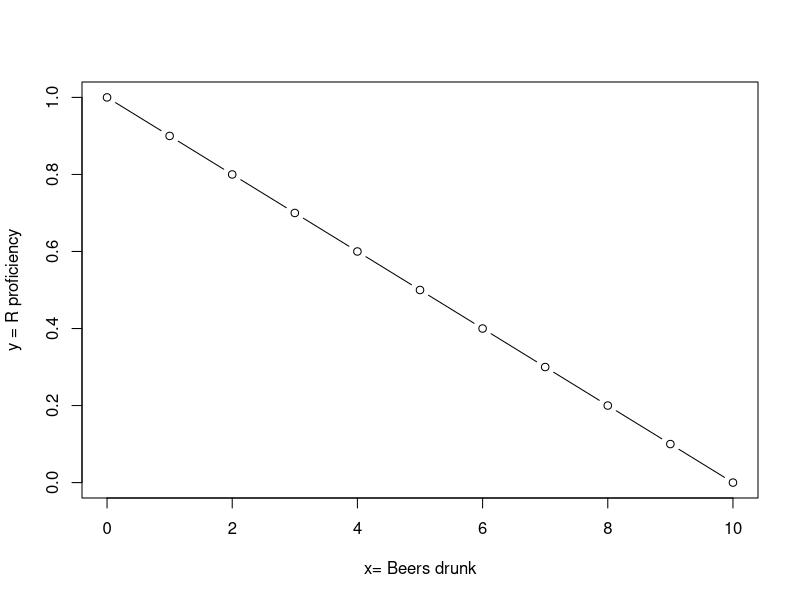
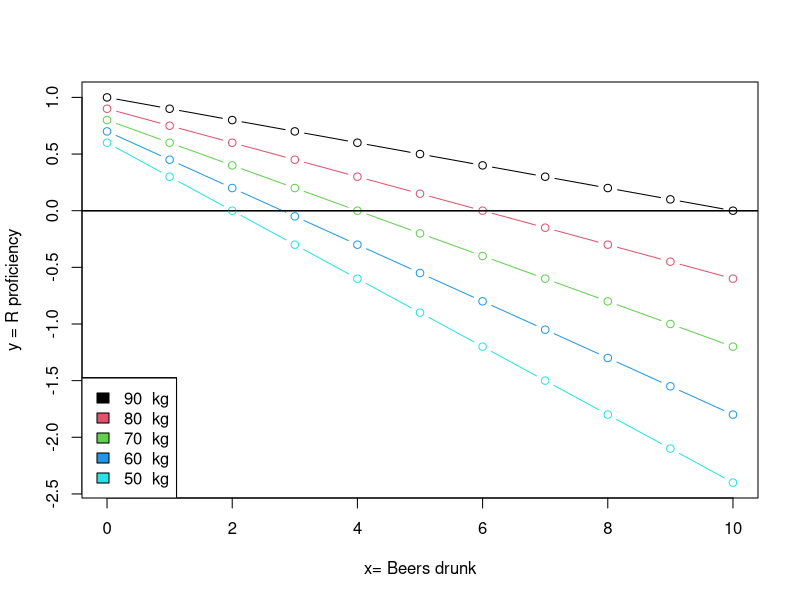
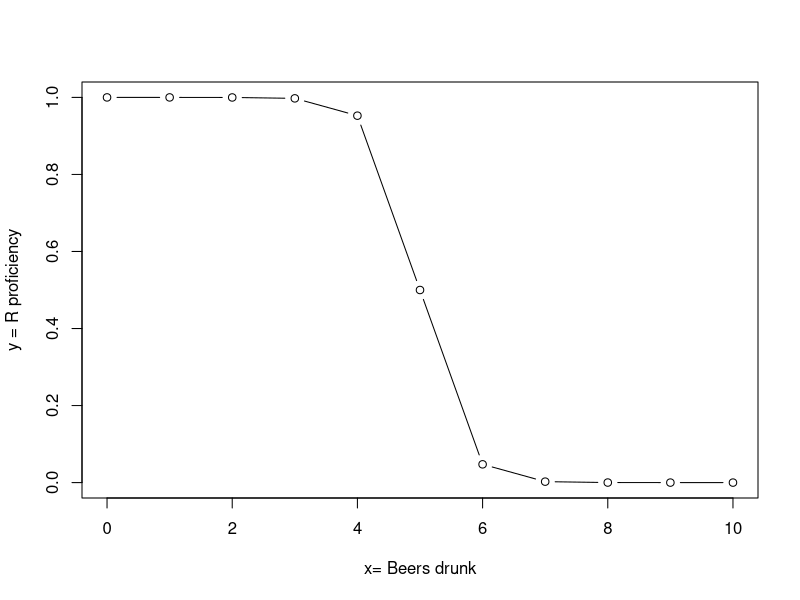
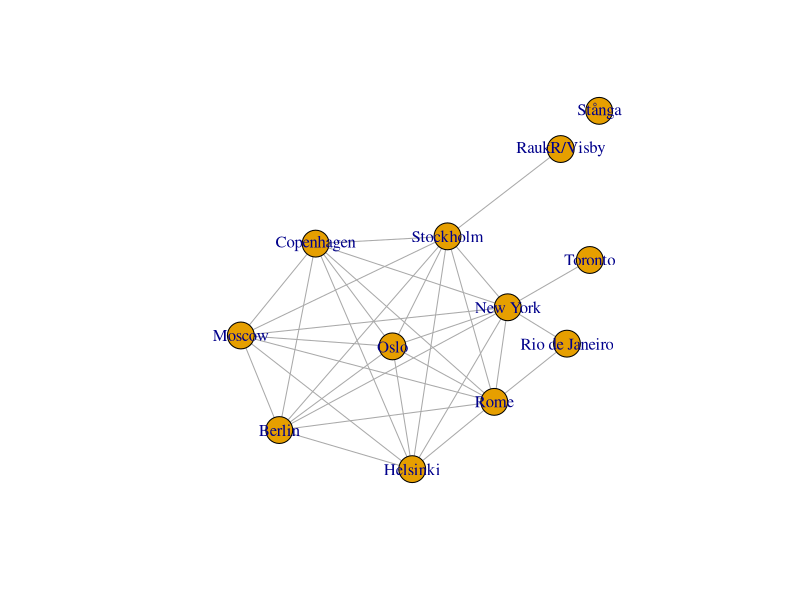
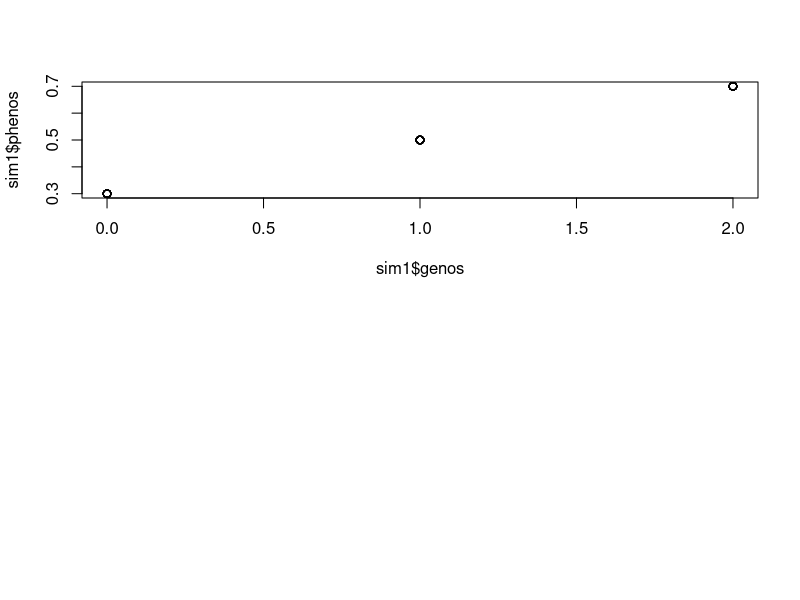
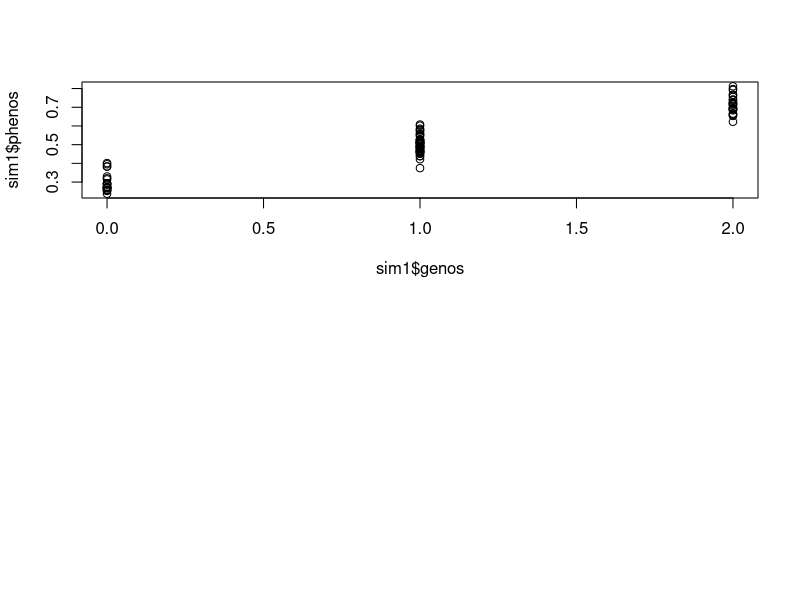
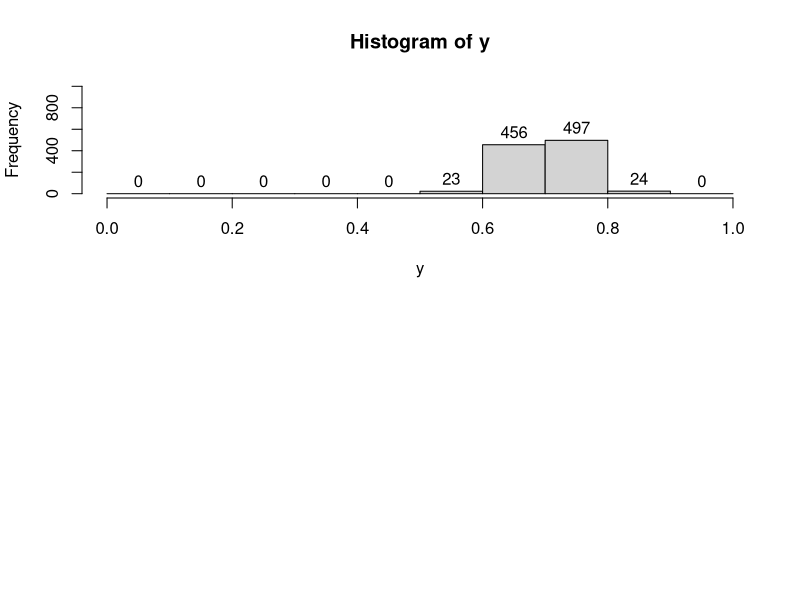

The R script that drew these images, in order:
## ---- chunk 1

## ---- chunk 2
# load the packages you need

#library(tidyverse)
#library(ggplot2)
## ---- chunk 3
x = seq(0,10)
b0 = 1.0
b1=-0.1
y = sapply(x, function(x) x*b1 + b0)
plot(x,y, type='b', ylab = "y = R proficiency", xlab = "x= Beers drunk")
## ---- chunk 4
x= seq(0,10)
mass = c(90,80,70,60,50)
b1 = -0.55 + mass * 0.005
b0 = 0.1 + mass * 0.01
lin=function(x,k,c){
  return(k * x + c)
}
y = sapply(seq(1,5),function(i) lin(x, b1[i], b0[i]))
plot(x,y[,1], type='b', ylim = c(min(y), max(1,0,max(y))), 
     ylab = "y = R proficiency", xlab = "x= Beers drunk")
for(i in seq(2,5)){
  points(x,y[,i], type='b',col=i)
  legend("bottomleft", legend = paste(mass, " kg"), fill=seq(1,5))
  abline(h=0.0)
}
## ---- chunk 5
x = seq(0,10)
b0 = 5
b1=-3

invlogit<-function(x, k, c){
  return(1/(1+exp(-k*(x-c))))
}
y = invlogit(x, b1, b0)
plot(x,y, type='b', 
     ylab = "y = R proficiency", xlab = "x= Beers drunk")
## ---- chunk 6
require(igraph)
towns = c("RaukR/Visby", "Stockholm", "Oslo", "Helsinki","Copenhagen", "Berlin", "Rome", "Moscow", "New York","Toronto", "Rio de Janeiro", "Stånga")
adj.matrix= matrix(rep(0, length(towns)*length(towns)), nr=length(towns), dimnames=list(towns, towns))
edges=list(c("RaukR/Visby", "Stockholm"), 
           c("Stockholm", "Oslo"), c("Stockholm", "Helsinki"), c("Stockholm","Copenhagen"), c("Stockholm","Berlin"), c("Stockholm","Berlin"),c("Stockholm","Rome"),c("Stockholm", "Moscow"), c("Stockholm","New York"),
           c("Oslo", "Helsinki"), c("Oslo","Copenhagen"), c("Oslo","Berlin"), c("Oslo","Rome"), c("Oslo","Moscow"), c("Oslo","New York"),
           c("Helsinki", "Copenhagen"), c("Helsinki","Berlin"), c("Helsinki","Rome"), c("Helsinki","Moscow"), c("Helsinki","New York"),
           c("Copenhagen", "Berlin"), c("Copenhagen","Rome"), c("Copenhagen","Moscow"), c("Copenhagen","New York"),
           c("Berlin", "Rome"), c("Berlin", "Moscow"), c("Berlin", "New York"), 
           c("Rome", "Moscow"), c("Rome", "New York"), c("Rome", "Rio de Janeiro"), 
           c("Moscow", "New York"), 
           c("New York","Toronto"), c("New York","Rio de Janeiro")
)

for(i in edges){
  adj.matrix[i[1],i[2]]=1
  adj.matrix[i[2],i[1]]=1
}
g <- graph.adjacency(adj.matrix, mode="undirected")
# How to set coordinates:
# t=tkplot(g)
# Manually adjust
# paste(tk_coords(t), collapse=",")
# Copy and paste coordinate vector below
coords = matrix(c(383,274,221,240,147,112,319,75,332,411,389,420,352,256,135,0,248,43,74,147,178,230,138,394), nrow=12)
#coords = matrix(c(438,313,233,240,122,92,371,158,344,375,463,451,275,257,146,0,62,157,183,261,76,12,142,322), nrow=12)
plot(g, layout=coords)
## ---- chunk 7
#parameters
b0 = 0.3
b1 = 0.2
N=100
sim1 = data.frame(genos=round(runif(N,min=0,max=2)))

sim1$phenos = b0 + b1 * sim1$genos
par(mfrow=c(2,1))

plot(x=sim1$genos, y=sim1$phenos)
## ---- chunk 8
#parameters
b0 = 0.3
b1 = 0.2
N=100
sim1 = data.frame(genos=round(runif(N,min=0,max=2)))

sim1$phenos = b0 + b1 * sim1$genos + rnorm(N, mean=0, sd=0.05) 

par(mfrow=c(2,1))
plot(x=sim1$genos, y=sim1$phenos)
## ---- chunk 9
#parameters
b0 = 0.3
b1 = 0.2
N = 1000
x = 2

y = b0 + b1 * x + rnorm(N, mean=0, sd=0.05) 

par(mfrow=c(2,1))
h=hist(y, frequency=TRUE, right=FALSE, breaks=seq(0,1.0, 0.1), ylim =c(0,1000), labels=TRUE)

# compute requested probability from hist
paste("Pr[Y<=0.6|X=2] = ",sum(h$counts[1:6])/N)
## ---- chunk 10
b0 = 0.3
b1 = 0.2
y = 0.6

res = y - (b0 + b1 * x) 
paste("residuals = ",res)

paste("Pr[Y<=.6|X=2] = ",pnorm(res, sd=0.05))
## ---- chunk 11
# compute mu from our model 
b0 = 0.3
b1 = 0.2
x = 2
mu = b0 + b1 * x

# Let's simulate the data from another model
b0 = 0.1
b1 = 0.5
N=100
y = b0 + b1 * rep(x,100) + rnorm(N, mean=0, sd=0.05) 

# t-test
t.test(y, mu=mu)
## ---- chunk 12
summary(lm(phenos~genos, data=sim1))
## ---- chunk 13
R.version
## ---- chunk 14

